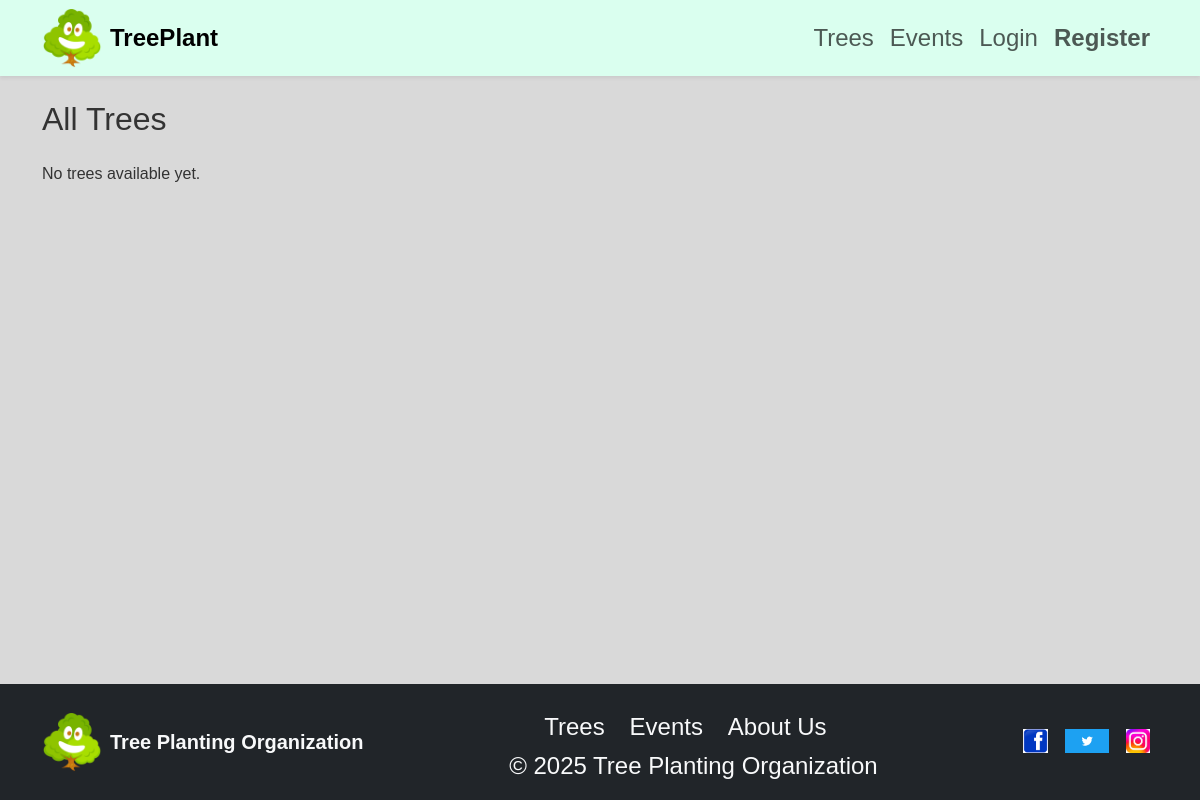
Before: /trees with the older database file.
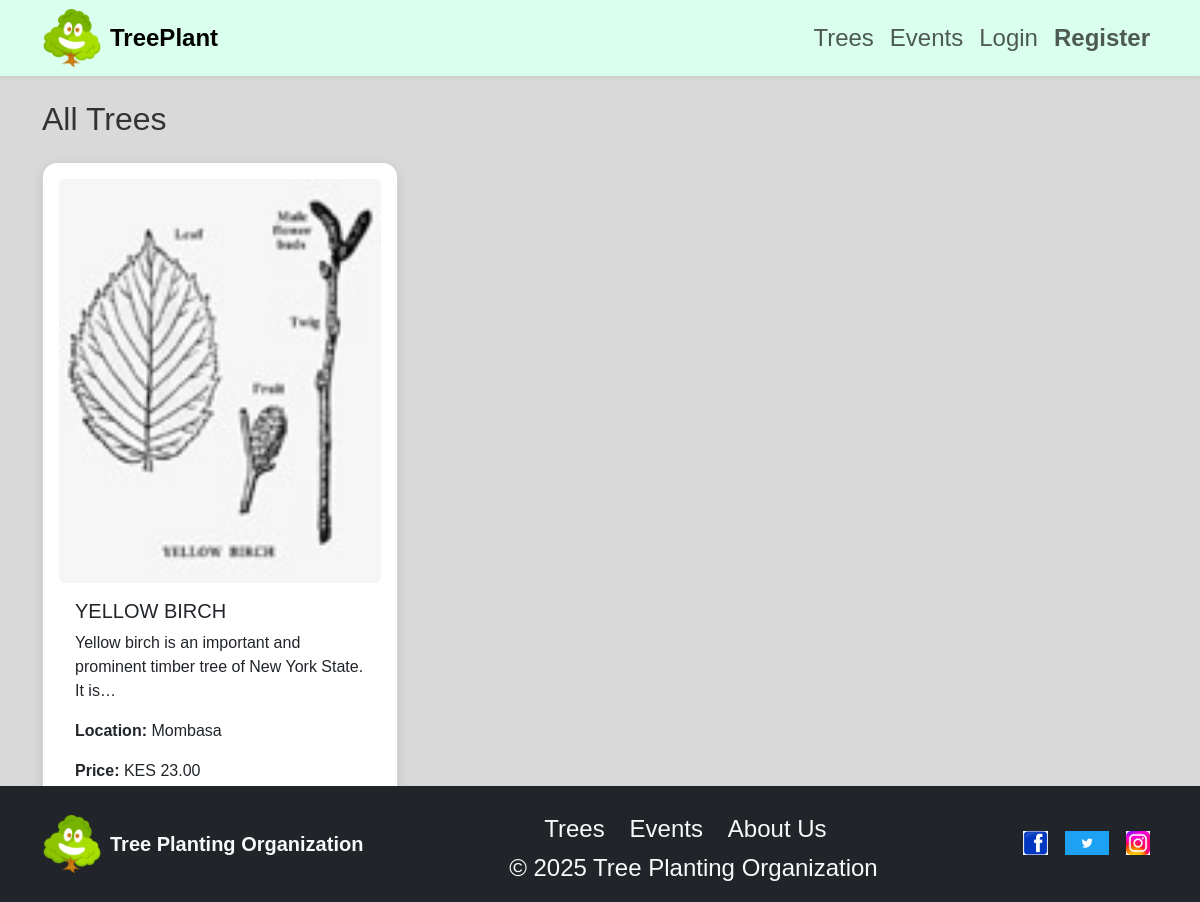
After: the same page with the newer database file.
### trees/models.py (models this page shows, shortened)
class Tree(models.Model):
    name = models.CharField(max_length=200)
    description = models.TextField()
    image = models.ImageField(upload_to="tree_images/", null=True, blank=True)
    location = models.CharField(max_length=200)
    price = models.DecimalField(max_digits=10, decimal_places=2, null=True, blank=True)
    owner = models.ForeignKey(User, on_delete=models.CASCADE)
    date_added = models.DateTimeField(auto_now_add=True)

### trees/views.py (the view)
# urls.py: path('trees', views.tree_list, name='tree_list'),
def tree_list(request):
    trees = Tree.objects.all()
    context = {'trees': trees}
    return render(request, 'tree_app/tree_list.html', context)

### trees/templates/tree_app/tree_list.html (shortened to what this page needs)
{% extends 'home.html' %}
{% block content %}
<h2 class="mb-4">All Trees</h2>
<div class="row g-4">
    {% for tree in trees %}
    <div class="col-md-4">
        <div class="card custom-card p-3 h-100">
            <img src="{{ tree.image.url }}" class="card-img-top rounded" alt="{{ tree.name }}">
            <div class="card-body">
                <h5 class="card-title">{{ tree.name }}</h5>
                <p class="card-text">{{ tree.description|truncatechars:80 }}</p>
                <p><strong>Location:</strong> {{ tree.location }}</p>
                <p><strong>Price:</strong> {% if tree.price %}KES {{ tree.price }}{% else %}Not set{% endif %}</p>
                <a href="{% url 'tree_detail' tree.id %}" class="btn btn-primary btn-custom">View</a>
            </div>
        </div>
    </div>
    {% empty %}
    <p>No trees available yet.</p>
    {% endfor %}
</div>
{% endblock %}

Changed rows visible on the page:
added Tree: image (picture), name "YELLOW BIRCH", description "Yellow birch is an important and prominent timber tree of New York State. It is…", location "Mombasa", price "23.00"
Other visible differences:
text no longer shown: "No trees available yet."
